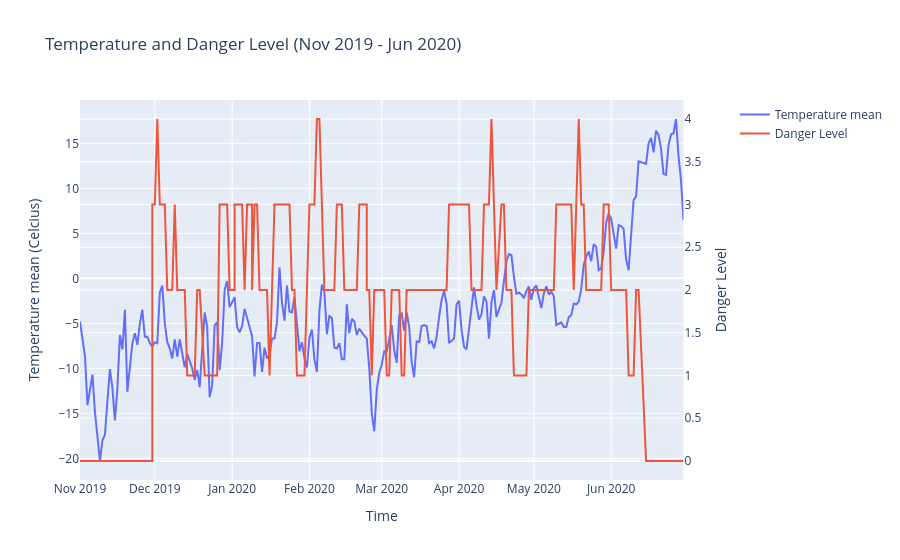

Here is the notebook cell this chart was saved with:
### Markdown cell above
This shows some interesting correlations where the spikes in danger levels occurs sometims when snowfall is high in the region. Now take a look at temperature aswell

### Code cell
import plotly.graph_objects as go
from plotly.subplots import make_subplots

# Filter the dataframe for the desired time period
start_date = pd.to_datetime('2019-11-01')
end_date = pd.to_datetime('2020-06-30')
filtered_df = df_trollheimen[(df_trollheimen['time'] >= start_date) & (df_trollheimen['time'] <= end_date)]

# Create subplots with two y-axes
fig = make_subplots(specs=[[{"secondary_y": True}]])

# Add traces for snowfall_sum and DangerLevel
fig.add_trace(go.Scatter(x=filtered_df['time'], y=filtered_df['temp_2m_mean'], name='Temperature mean'),
              secondary_y=False)
fig.add_trace(go.Scatter(x=filtered_df['time'], y=filtered_df['DangerLevel'], name='Danger Level'),
              secondary_y=True)

# Set x-axis label
fig.update_xaxes(title_text='Time')

# Set y-axis labels
fig.update_yaxes(title_text='Temperature mean (Celcius)', secondary_y=False)
fig.update_yaxes(title_text='Danger Level', secondary_y=True)

# Set chart title
fig.update_layout(title='Temperature and Danger Level (Nov 2019 - Jun 2020)')

# Show the plot
fig.show()

### Figure 1 — Plotly figure (JSON) as saved in the notebook; plotly's stock layout.template omitted (floating-point values rounded to 4 significant figures; data arrays with more than 128 entries replaced by an {"elided": "..."} marker saying what was removed)
{"data": [{"name": "Temperature mean", "type": "scatter", "x": {"elided": "243 str values"}, "xaxis": "x", "y": {"elided": "243 float values"}, "yaxis": "y"}, {"name": "Danger Level", "type": "scatter", "x": {"elided": "243 str values"}, "xaxis": "x", "y": {"elided": "243 int values"}, "yaxis": "y2"}], "layout": {"title": {"text": "Temperature and Danger Level (Nov 2019 - Jun 2020)"}, "xaxis": {"anchor": "y", "domain": [0, 0.94], "title": {"text": "Time"}}, "yaxis": {"anchor": "x", "domain": [0, 1], "title": {"text": "Temperature mean (Celcius)"}}, "yaxis2": {"anchor": "x", "overlaying": "y", "side": "right", "title": {"text": "Danger Level"}}}}
